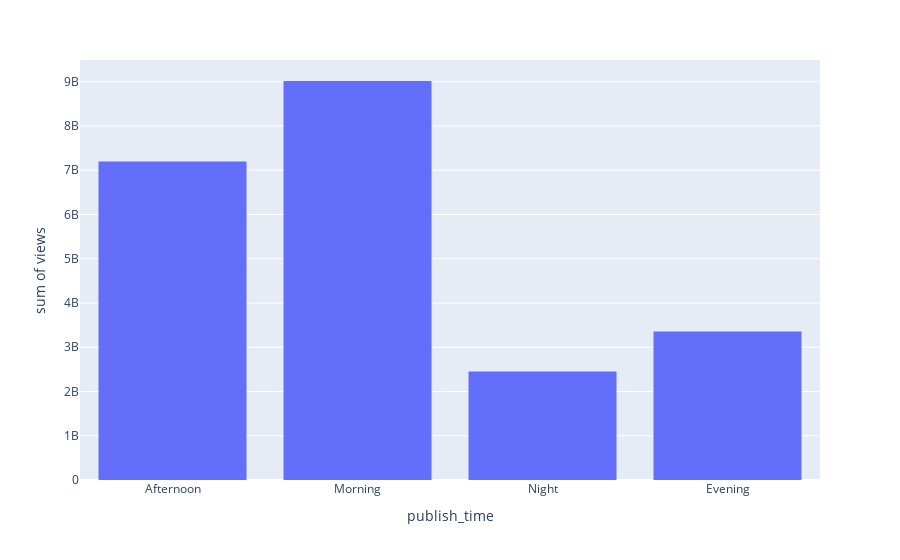

Write notebook code for a chart like this one.
### Markdown cell above
## **Exploring Data (Visualisation)**

### Code cell
import plotly.express as px
fig = px.histogram(df,x='publish_time',y='views',barmode='group')
fig.show()

### Figure 1 — Plotly figure (JSON) as saved in the notebook; plotly's stock layout.template omitted (floating-point values rounded to 4 significant figures; data arrays with more than 128 entries replaced by an {"elided": "..."} marker saying what was removed)
{"data": [{"alignmentgroup": "True", "bingroup": "x", "histfunc": "sum", "hovertemplate": "publish_time=%{x}<br>sum of views=%{y}<extra></extra>", "legendgroup": "", "marker": {"color": "#636efa", "pattern": {"shape": ""}}, "name": "", "offsetgroup": "", "orientation": "v", "showlegend": false, "type": "histogram", "x": {"elided": "20536 str values"}, "xaxis": "x", "y": {"elided": "20536 int values"}, "yaxis": "y"}], "layout": {"barmode": "group", "legend": {"tracegroupgap": 0}, "margin": {"t": 60}, "xaxis": {"anchor": "y", "domain": [0, 1], "title": {"text": "publish_time"}}, "yaxis": {"anchor": "x", "domain": [0, 1], "title": {"text": "sum of views"}}}}
